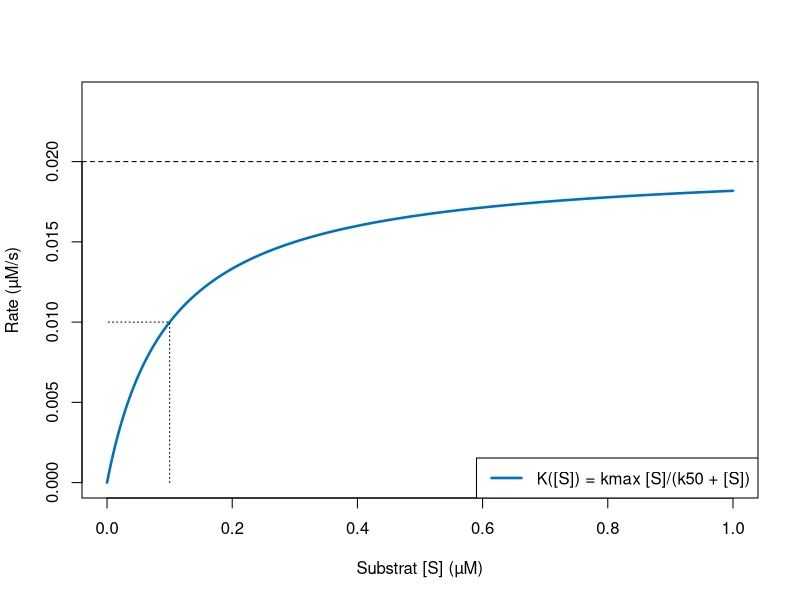

Here is the R script that generated this plot:
# Abb. 4.14: Michaelis-Menten-Rate (Buch, Abschnitt 4.3, Gl. 4.14)
# K([S]) = kmax [S]/(k50 + [S]) mit kmax = k3 [E]tot = 0.02 µM/s und k50 = (k2 + k3)/k1 ≈ 0.1 µM
# (c) 2026 Philipp Kügler · Programm zum Buch „Dynamische Systeme in den Lebenswissenschaften“ · MIT-Lizenz (siehe LICENSE)
k1 <- 1; k2 <- 1e-4; k3 <- 0.1; Etot <- 0.2
kmax <- k3 * Etot; k50 <- (k2 + k3) / k1
cat(sprintf("kmax = %g µM/s,  k50 = %.4f µM\n", kmax, k50))
S <- seq(0, 1, length.out = 400)
plot(S, kmax * S / (k50 + S), type = "l", col = rgb(0, 0.447, 0.741), lwd = 2.5, ylim = c(0, 0.024), xlab = "Substrat [S] (µM)", ylab = "Rate (µM/s)")
abline(h = kmax, lty = 2); lines(c(k50, k50, 0), c(0, kmax / 2, kmax / 2), lty = 3)
legend("bottomright", legend = "K([S]) = kmax [S]/(k50 + [S])", col = rgb(0, 0.447, 0.741), lwd = 2.5)
